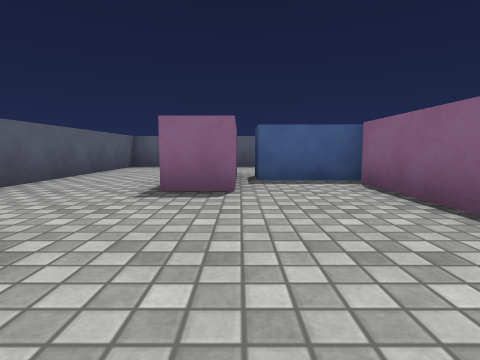
View 1 (above)

17 first-person views from a walk through a Unity game level. The camera is 0.55 m above the floor, tilts 6° down and sees 80° across. The floor is counted in squares, 1 m on a side. Each view is taken from the middle of a square. On the plan, view 1 faces up. The plan holds only what a view shows up to about 9 squares ahead; the rest is blank. The player is left out. Surface patterns are stand-ins for the level's own textures.

View 2
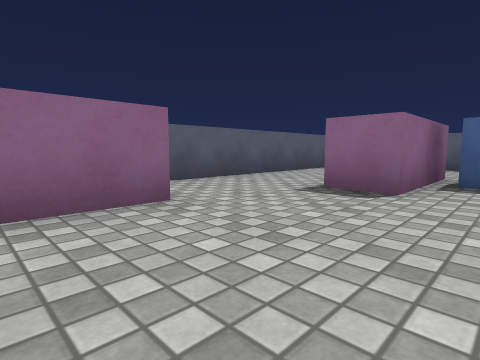

View 3
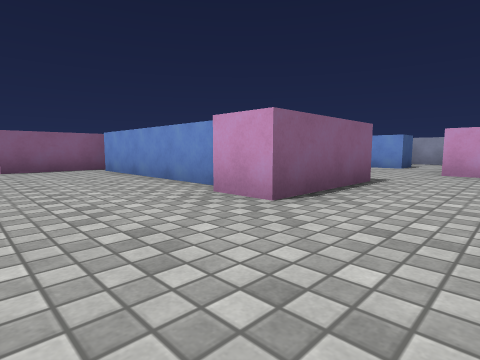

View 4
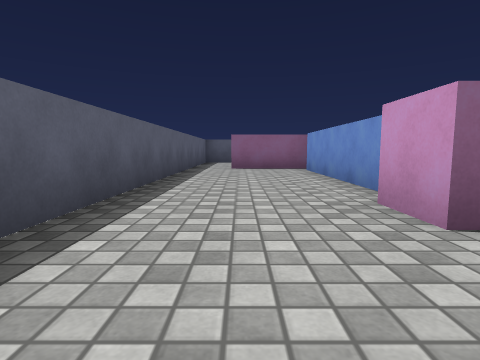

View 5
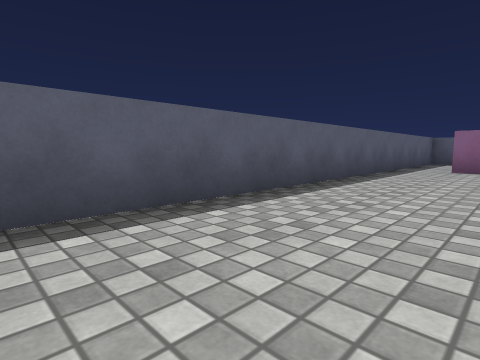

View 6
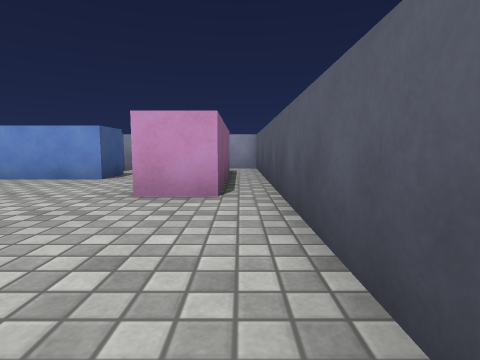

View 7
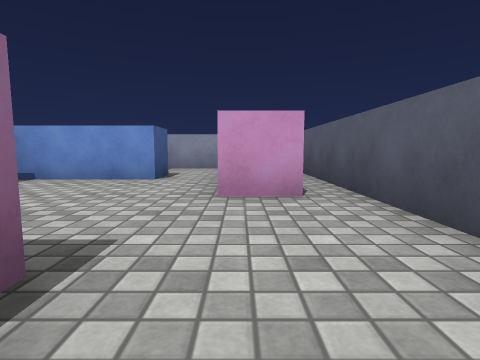

View 8
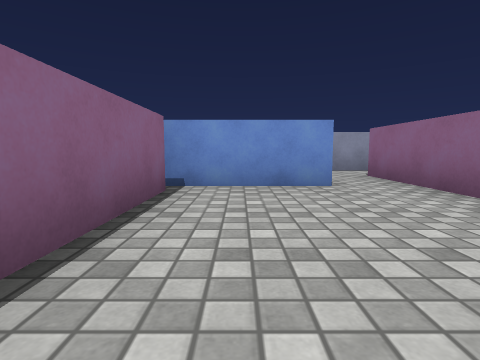

View 9
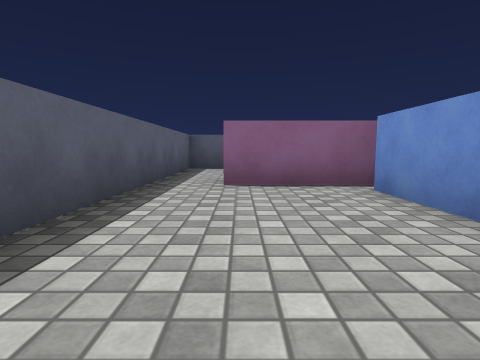

View 10
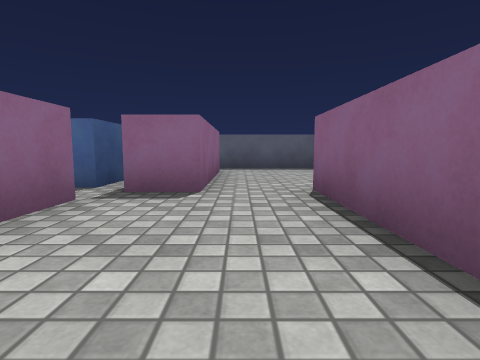

View 11
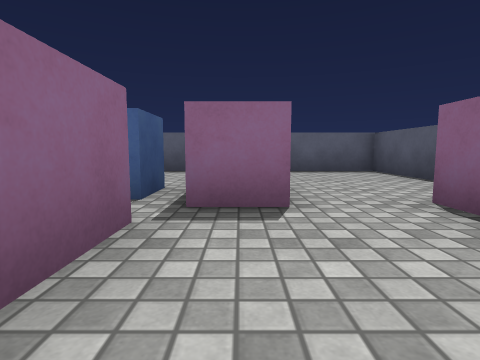

View 12
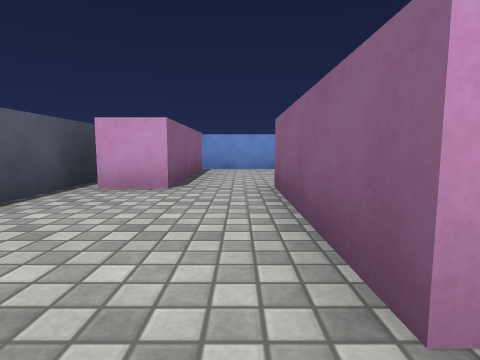

View 13
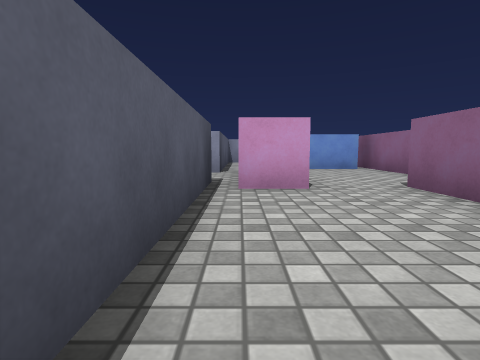

View 14
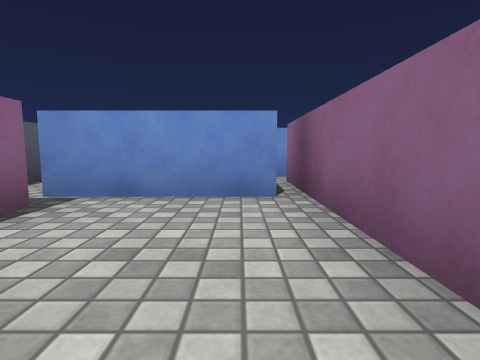

View 15
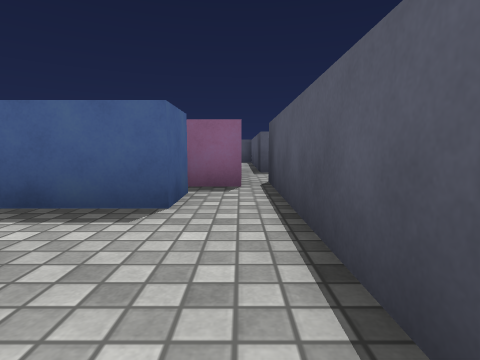

View 16
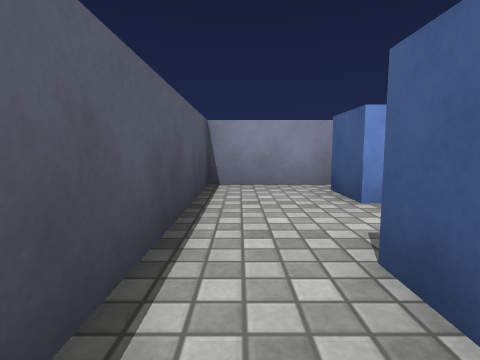

View 17
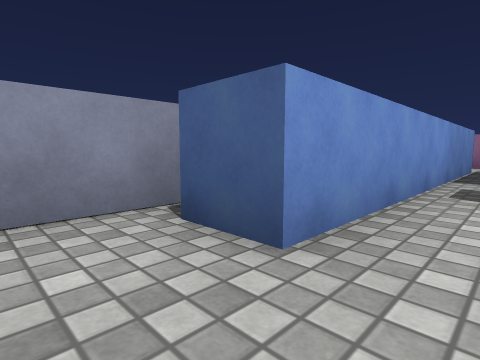

### Floor plan
Points are (right, up) in squares from view 1. A wall is a line through its corners. A room is listed if a view was taken in it or the views show most of it. See-through windows are left out.
Room 1 (views 1, 2, 3, 4, 5, 6, 7, 8, 9)
walls: (-0.1, 3.8) (-1.1, 3.8) (-1.1, 6.6) (-0.1, 6.6) (-0.1, 3.8); (2.3, 5.2) (0.3, 5.2); (0.3, 6.2) (4.9, 6.2); (2, 0) (2, 4.8); (-0.4, -0.3) (2.3, -0.3); (5.5, 5.9) (5.5, 8.3) (6.5, 8.3); (0.1, -1.9) (3.5, -1.9); (-3.5, 9.1) (-3.5, -3.5) (-2.5, -3.5); (-2.7, -2) (-2.7, 1.7) (-1.7, 1.7) (-1.7, -0.4); (6.5, 9.5) (-2.9, 9.5)
ways out: opening at (6, 9) to room 3; opening at (-2, -3) to room 6; opening at (-1, -1.5) to room 6
Room 2 (views 10, 11, 14)
walls: (6.5, 4.7) (5.4, 4.7); (8, 1.3) (8, 5); (5.2, 4.3) (5.2, -1.1); (5.5, 0.7) (8.3, 0.7)
ways out: opening at (7, 5) to room 3; opening at (8, 1) to room 5
Room 3 (views 12, 13)
walls: (6.5, 8.3) (6.5, 4.7); (8, 5) (9.1, 5); (9.5, 4) (9.5, 9.5) (6.5, 9.5)
ways out: opening at (6, 9) to room 1; opening at (7, 5) to room 2
Room 4 (views 15, 17)
walls: (7.2, -3.5) (9.5, -3.5) (9.5, 0.5); (8.3, 0.7) (8.3, -0.3) (6.6, -0.3); (3.5, -1.9) (7.7, -1.9) (7.7, -3)
ways out: opening at (9, 0) to room 5
Room 5 (view 16)
walls: (9.1, 1.3) (8, 1.3); (9.5, 0.5) (9.5, 2)
ways out: opening at (8, 1) to room 2; opening at (9, 0) to room 4
Room 6 (no view inside)
walls: (-0.4, -1.4) (-0.4, -0.3); (-1.7, -0.4) (-1.7, -2.1); (-2.5, -3.5) (0.5, -3.5)
ways out: opening at (-2, -3) to room 1; opening at (-1, -1.5) to room 1

Where each view was taken, in squares from view 1:
view 1: 0 up, 0 right, facing up
view 2: 0 up, 1 right, facing up-left
view 3: 9 up, 3 left, facing down-right
view 4: 8 up, 3 left, facing right
view 5: 7 up, 3 left, facing up-right
view 6: 5 up, 3 left, facing down
view 7: 5 up, 2 left, facing down
view 8: 4 up, 1 right, facing down
view 9: 8 up, 1 right, facing right
view 10: 1 up, 7 right, facing up
view 11: 2 up, 6 right, facing up
view 12: 9 up, 7 right, facing down
view 13: 9 up, 9 right, facing down
view 14: 4 up, 6 right, facing down
view 15: 3 down, 9 right, facing up
view 16: 1 up, 9 right, facing down
view 17: 1 down, 9 right, facing down-left
